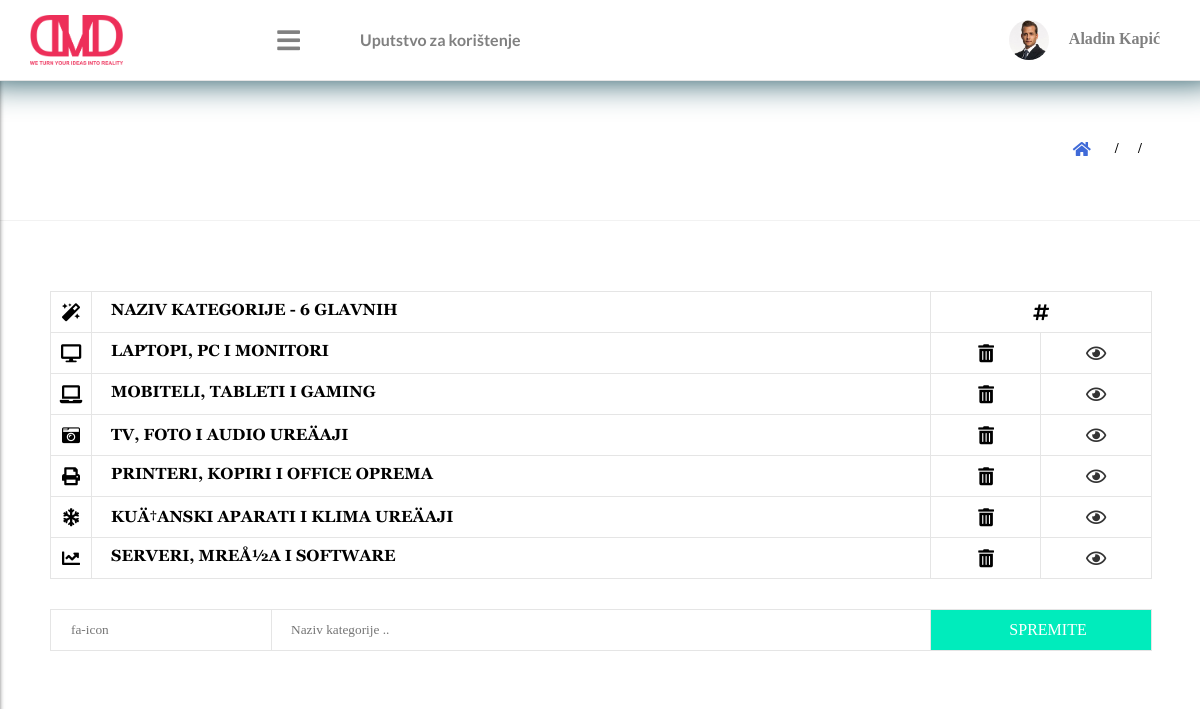
The app's page /admin/grandparents.php with its own data.
### tables this page shows
CREATE TABLE `categories` (
  `id` int(11) NOT NULL,
  `hash` text,
  `title` text NOT NULL,
  `parent` int(11) DEFAULT NULL,
  `child` int(11) DEFAULT NULL
);

### classes/db.php (called while the page is built, shortened)
<?php
class DB{
    private static $_instance = null;
    private $_pdo, $_query, $_sql_stock, $_sql_from_file;
    public  function __construct(){
        try{
            $this->_pdo = new PDO('mysql:host=localhost;dbname=dvaba_vila','dvaba_vila','enciklopedija');
        }catch(PDOException $e){
            echo "Problem with connecting to database!!";
        }
    }
    public static function getInstance(){
        if(!isset(self::$_instance)){
            self::$_instance = new DB();
        }
        return self::$_instance;
    }
    public function query($table){
        return $this->_pdo ->query("SELECT * FROM ". $table);
    }
}

### classes/categories.php (called while the page is built)
<?php
class Category{
    private $_pdo, $_query, $_id, $_hash, $_title, $_parent, $_child;
    public function __construct($id = null){
        $this->_pdo = DB::getInstance();
        $this->_query = $this->_pdo -> query("categories");
    }
    public function get_grandparent_name($grandparent_id){
        $this->_query = $this->_pdo -> query("categories");
        while($gradpa = $this->_query -> fetch()){
            if($gradpa['id'] == $grandparent_id){
                return $gradpa['title'];
            }
        }
    }
}

### admin/grandparents.php (the view, shortened to what this page needs)
<?php require_once '../classes/db.php'; $db = new DB(); require_once '../classes/users.php'; $user = new User($_SESSION['ID']);  ?>
<?php require_once '../classes/categories.php';  $categiry = new Category(); ?>
<html>
<head>
    <link rel="stylesheet" href="css/style.css">
    <link rel="stylesheet" href="css/menu/top_menu.css">
    <link rel="stylesheet" href="css/menu/left_menu.css">
    <link rel="stylesheet" href="css/categories/all_categories.css">
    <link rel="stylesheet" href="../css/style.css">
    <link rel="stylesheet" href="https://use.fontawesome.com/releases/v5.6.1/css/all.css">
</head>
<body>
<?php require_once 'parts/menu/top_menu.php'; ?>
<section>
    <?php require_once 'parts/section_header.php'; ?>
    <div class="section_body">
        <div class="categories_w">
            <div class="single_category">
                <div class="category_icon">
                    <i class="fas fa-magic"></i>
                </div>
                <p>NAZIV KATEGORIJE - 6 GLAVNIH</p>
                <div class="category_r_icons category_r_icons0">
                    <i class="fas fa-hashtag"></i>
                </div>
            </div>
            <?php
            $grand_q = $db->query("categories");
            while($grand = $grand_q -> fetch()){
                if($grand['parent'] == null and $grand['child'] == null){
                    $name = $categiry->get_grandparent_name($grand['id']);
                    ?>
                    <div class="single_category single_category0">
                        <div class="category_icon">
                            <?php echo $grand['hash']; ?>
                        </div>
                        <p> <?php echo $grand['title']; ?> </p>
                        <a href="parents.php?path=Moj%20app&cat=Kategorije%20artikala&what=<?php echo $name; ?>&icon=fa-home&desc=Pregled%20glavnih%20kategorija%20artikala%20..&id=<?php echo $grand['id']; ?>">
                            <div class="category_r_icons" title="Pogledajte podkategorije ">
                                <i class="far fa-eye"></i>
                            </div>
                        </a>
                        <div class="category_r_icons category_r_icons2" title="Izbrišite ovu kategoriju">
                            <i class="fas fa-trash-alt"></i>
                        </div>
                    </div>
                    <?php
                }
            }
            ?>
            <div class="single_category single_category1">
                <form method="post">
                    <div class="category_icon">
                        <input type="text" placeholder="fa-icon" autocomplete="off" name="icons">
                    </div>
                    <input type="text" placeholder="Naziv kategorije .. " autocomplete="off" name="title">
                    <div class="category_r_icons category_r_icons0">
                        <input type="submit" value="SPREMITE">
                    </div>
                </form>
            </div>
        </div>
    </div>
</section>
</body>
</html>

### admin/css/style.css (style rules this page uses)
body { font-family:myFont; margin:0px; padding:0px; }
a { text-decoration:none; color:#222; }
section { position:absolute; left:320px; top:0px; width:calc(100% - 320px); height:calc(100% - 80px); transition:all 0.2s; margin-top:80px; margin-bottom:300px; }
section .section_body { position:relative; left:50px; top:30px; width:calc(100% - 100px); height:calc(100% - 160px); }
@media screen and (max-width: 1200px) { section { left:0px; width:100%; } }
@media screen and (max-width: 1200px) { section .section_body { left:20px; width:calc(100% - 40px); } }

### admin/css/categories/all_categories.css (style rules this page uses)
.categories_w { position:relative; left:0px; top:0px; width:100%; padding-top:30px; padding-bottom:30px; background:#fff; border-radius:3px; margin-top:30px; }
.categories_w .single_category { position:relative; left:30px; top:0px; width:calc(100% - 60px); height:40px; border:1px solid rgba(0,0,0,0.1); }
.categories_w .single_category0 { border-top:0px; }
.categories_w .single_category1 { margin-top:30px; }
.categories_w .single_category .category_icon { position:absolute; left:0px; top:0px; width:40px; height:40px; border-right:1px solid rgba(0,0,0,0.1); text-align:center; vertical-align:middle; }
.categories_w .single_category .category_icon i { position:relative; margin-top:11px; font-size:18px; }
.categories_w .single_category p { font-family:poppins_r; margin-left:60px; margin-top:0px; padding-top:8px; }
.categories_w .single_category .category_r_icons { position:absolute; right:0px; top:0px; width:110px; height:40px; border-left:1px solid rgba(0,0,0,0.1); text-align:center; }
.categories_w .single_category .category_r_icons0 { width:220px; }
.categories_w .single_category .category_r_icons2 { right:110px; }
.categories_w .single_category .category_r_icons i { position:relative; margin-top:11px; font-size:18px; }
.categories_w .single_category1 input { position:absolute; left:220px; top:0px; width:calc(100% - 440px); height:100%; border:none; background:none; outline:none; padding-left:20px; font-family:poppins_m; }
.categories_w .single_category .category_r_icons input { position:absolute; left:0px; top:0px; width:100%; height:100%; border:none; background:#00ecbc; color:#fff; font-family:poppins_m; font-size:16px; }
.categories_w .single_category1 .category_icon { width:220px; }
.categories_w .single_category1 .category_icon input { position:absolute; left:0px; top:0px; width:100%; height:100%; border:none; background:none; outline:none; padding-left:20px; font-family:poppins_m; }

### css/style.css (style rules this page uses)
body { margin:0px; padding:0px; }
a { text-decoration:none; color:#333; }

### records on screen
categories: title "LAPTOPI, PC I MONITORI"
categories: title "MOBITELI, TABLETI I GAMING"
categories: title "TV, FOTO I AUDIO UREÄAJI"
categories: title "PRINTERI, KOPIRI I OFFICE OPREMA"
categories: title "KUÄ†ANSKI APARATI I KLIMA UREÄAJI"
categories: title "SERVERI, MREÅ½A I SOFTWARE"
